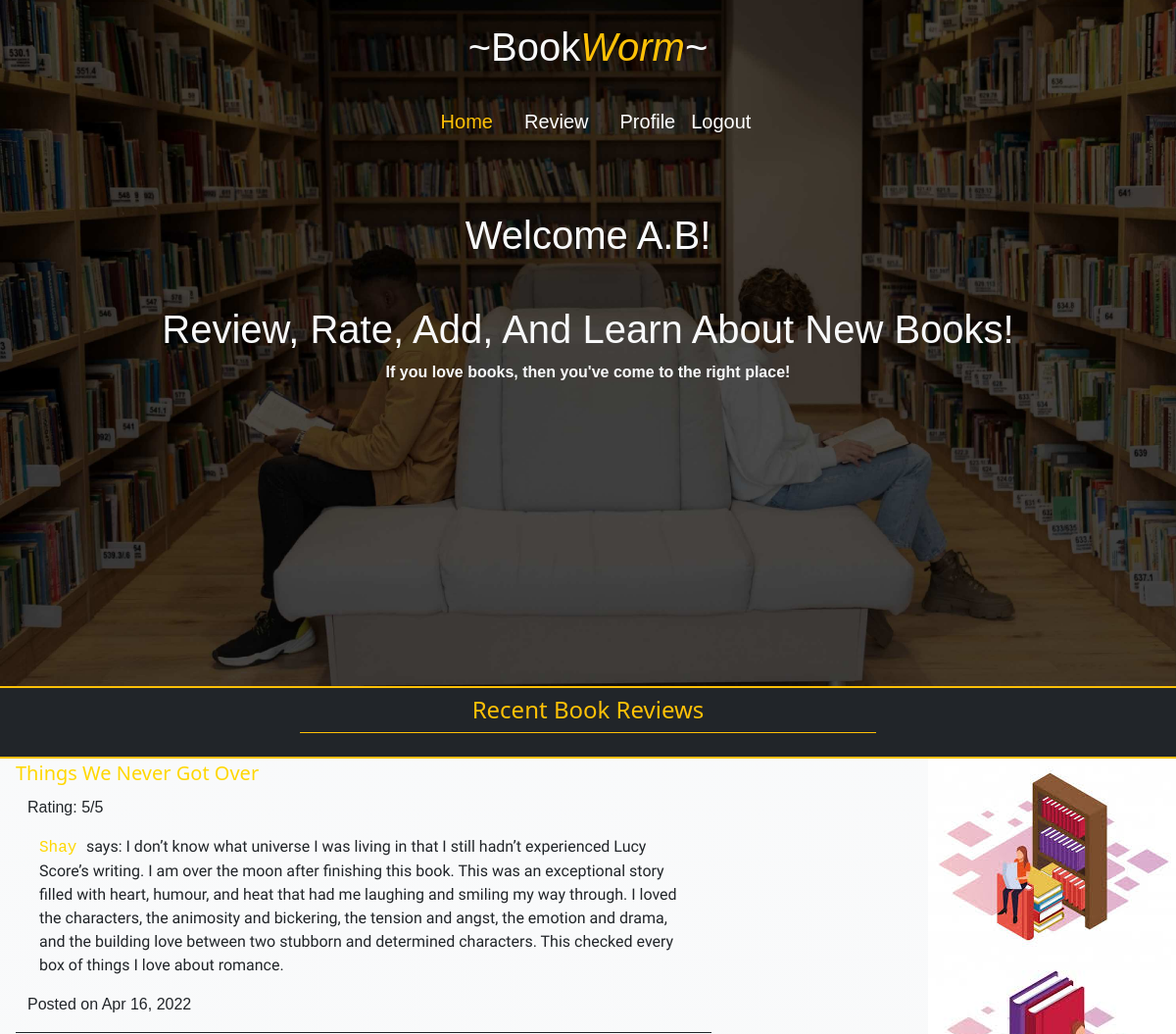
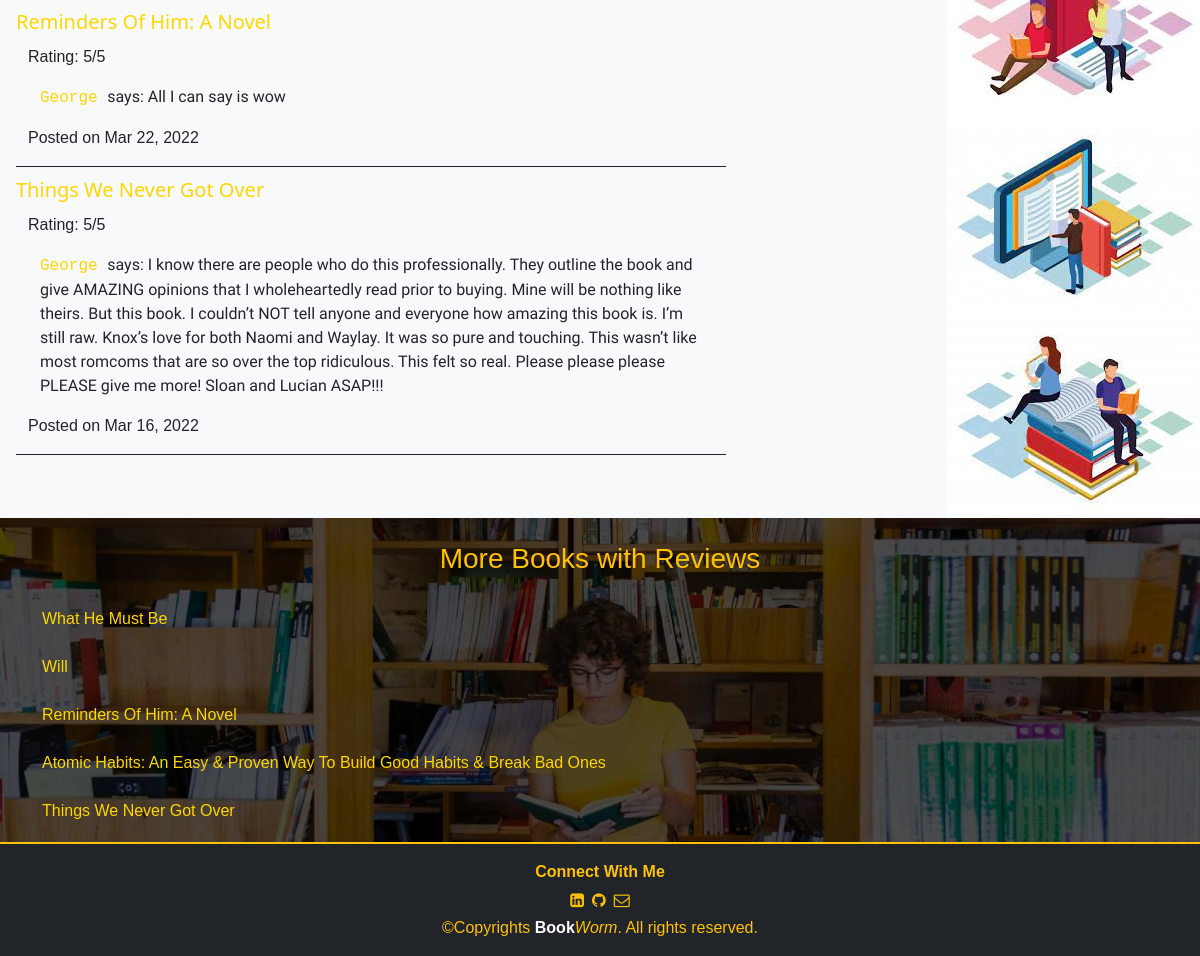
The page /books/ (signed in) on the database its author committed (2 pictures, top to bottom).
### apps/users/models.py (models this page shows)
class User(models.Model):
    name = models.CharField(max_length=255)
    alias = models.CharField(max_length=255)
    email = models.CharField(max_length=255)
    password = models.CharField(max_length=255)
    created_at = models.DateTimeField(auto_now_add=True)
    updated_at = models.DateTimeField(auto_now=True)
    objects = UserManager()

### apps/books/models.py (models this page shows)
class Review(models.Model):
    review = models.TextField()
    rating = models.IntegerField()
    user = models.ForeignKey(User, related_name='book_reviews', on_delete= CASCADE)
    book = models.ForeignKey(Book, related_name='reviews', on_delete=models.CASCADE)
    created_at = models.DateTimeField(auto_now_add=True)
    updated_at = models.DateTimeField(auto_now=True)
    objects = BookManager()

class Book(models.Model):
    title = models.CharField(max_length=255)
    author = models.TextField()
    uploaded_by = models.ForeignKey(User, related_name='uploaded_books', on_delete=models.CASCADE)
    created_at = models.DateTimeField(auto_now_add=True)
    updated_at = models.DateTimeField(auto_now=True)
    objects = BookManager()

### apps/books/views.py (the view)
# urls.py: path('', views.dashboard, name= 'dash'),
def dashboard(request):
    if 'user_id' not in request.session:
        return redirect('/')
    books = Book.objects.all()
    books_with_reviews = []
    for book in books:
        if book.reviews:
            books_with_reviews.append(book)
    context= {
        'reviews': Review.objects.all().order_by('-created_at')[:3],
        'books': books_with_reviews,
        'user': User.objects.get(id = request.session['user_id'])
    }
    return render(request, 'dashboard.html', context)

### apps/books/templates/dashboard.html (shortened to what this page needs)
<!DOCTYPE html>
<html lang="en">
<head>
    {% load static %}
    <link rel="stylesheet" href="{% static 'css/dashboard.css' %}">
    <link href="https://cdn.jsdelivr.net/npm/bootstrap@5.3.0-alpha1/dist/css/bootstrap.min.css" rel="stylesheet">
    <link rel="stylesheet" href="https://cdnjs.cloudflare.com/ajax/libs/font-awesome/4.7.0/css/font-awesome.min.css">
</head>
<body>
    <div class="container-fluid header pb-3">
        <h1 class="text-light  text-center py-4">~Book<i class="text-warning">Worm</i>~</h1>
        <nav class="navbar text-light p-2 mb-5">
                <div class="d-flex justify-content-between m-auto">
                    <h5><a class="link-warning text-decoration-none mx-3" href="/books">Home</a></h5>
                    <h5><a class="text-decoration-none mx-3" href="/books/review">Review</a></h5>
                    <h5><a class="text-decoration-none mx-3" href="/{{user.id}}">Profile</a></h5>
                    <h5><a class="text-decoration-none" href="/logout">Logout</a></h5>
                </div>
        </nav>
        <div class="container pt-3">
            <h1 class="text-center text-light">Welcome {{user.alias}}!</h1>
            <h1 class="text-center text-light mt-5">Review, Rate, Add, And Learn About New Books! </h1>
            <p class="text-center text-light"><strong> If you love books, then you've come to the right place!</strong> </p>
        </div>
    </div>
    <div class="container-fluid bg-dark border-top border-bottom border-warning border-2">
        <h4 class="m-auto text-center border-bottom border-warning py-2 w-50 mb-4 text-warning">Recent Book Reviews</h4>
    </div>
    <div class=" bg-light bg-gradient">
        <div class="d-md-flex flex-row justify-content-around">
            <div class="single_review">
                {% for review in reviews %}
                <a class="link fs-5 ms-3 text-decoration-none" href="/books/{{review.book.id}}">{{review.book.title}}</a>
                <div class=" container-md w-75 ms-3 border-bottom border-dark my-2">
                    <p >Rating: {{review.rating}}/5</p>
                    <p class="review scroll_bar container overflow-auto"><a class="link text-decoration-none font-monospace" href="/{{review.user.id}}">{{review.user.alias}} </a>says: {{review.review}}</p>
                        <p>Posted on {{review.created_at|date:'M d, Y'}}</p>
                </div>
                {% endfor %}
            </div>
            <div class="img d-flex flex-column justify justify-content-between" >
                <img src="{% static 'img/images-5.jpg' %}" alt="book">
                <img src="{% static 'img/images-7.jpg' %}" alt="book">
                <img src="{% static 'img/images-11.jpg' %}" alt="book">
                <img src="{% static 'img/images-12.jpg' %}" alt="book">
            </div>
        </div>
    </div>
    <div class="container-fluid" style="background-image: url(../static/img/wepik-2022214-125738.jpg); background-repeat: no-repeat; background-size: cover; background-blend-mode: darken; background-position:center;">
        <div class="other_reviews">
            <h3 class="text-center py-4 text-warning">More Books with Reviews</h3>
            <div class="scroll_bar container overflow-auto" style="height: 235px;">
                {% for book in books %}
                    <p class="pb-2"><a class="link text-decoration-none" href="/books/{{book.id}}">{{book.title}}</a></p>
                {% endfor %}
            </div>
        </div>
    </div>
    <footer class="p-3 bg-dark border-top border-warning border-2">
        <p class="text-center text-warning mb-0"><strong>Connect With Me</strong></p>
        <div class="d-flex justify-content-center align-items-center">
            <a class="link-warning p-1" target="_blank" rel="noopener noreferrer" href="https://www.linkedin.com/in/abomi-daba-3994a6222/">
                <i class="fa fa-linkedin-square" aria-hidden="true"></i>
            </a>
            <a class="link-warning p-1" target="_blank" rel="noopener noreferrer" href="https://github.com/AbomiDaba">
                <i class="fa fa-github" aria-hidden="true"></i>
            </a>
            <a class="link-warning p-1" target="_blank" rel="noopener noreferrer" href="mailto:abomi.daba@gmail.com">
                <i class="fa fa-envelope-o" aria-hidden="true"></i>
            </a>
        </div>
        <p class="text-center text-warning mb-0">&copy;Copyrights <strong class="text-light">Book</strong><i class="text-warning">Worm</i>. All rights reserved.</p>
    </footer>
</body>
</html>

### apps/books/static/css/dashboard.css (style rules this page uses)
.header { background-image: url(../img/wepik-2022229-132042.png); background-position: center; background-repeat: no-repeat; background-size: cover; height: 700px; animation: change 10s infinite ease-in-out; }
h1, h2, h3, p, h5 { font-family:Verdana, Geneva, Tahoma, sans-serif }
.review { font-family: 'Gaegu', cursive; font-family: 'Schoolbell', cursive; }
nav a { color: white; }
.link { color: gold; }

### rows shown on the page
User: alias "A.B"
Review: book "Things We Never Got Over", rating "5", user.alias "Shay", review "I don’t know what universe I was living in that I still hadn’t experienced Lucy Score’s writing. I am over the moon after finishing this book. This was an exceptional story filled with heart, humour, and heat that had me laughing and smiling my way through. I loved the characters, the animosity and bickering, the tension and angst, the emotion and drama, and the building love between two stubborn and determined characters. This checked every box of things I love about romance.", created_at "Apr 16, 2022"
Review: book "Reminders Of Him: A Novel", rating "5", user.alias "George", review "All I can say is wow", created_at "Mar 22, 2022"
Review: book "Things We Never Got Over", rating "5", user.alias "George", review "I know there are people who do this professionally. They outline the book and give AMAZING opinions that I wholeheartedly read prior to buying. Mine will be nothing like theirs. But this book. I couldn’t NOT tell anyone and everyone how amazing this book is. I’m still raw. Knox’s love for both Naomi and Waylay. It was so pure and touching. This wasn’t like most romcoms that are so over the top ridiculous. This felt so real. Please please please PLEASE give me more! Sloan and Lucian ASAP!!!", created_at "Mar 16, 2022"
Book: title "What He Must Be"
Book: title "Will"
Book: title "Reminders Of Him: A Novel"
Book: title "Atomic Habits: An Easy & Proven Way To Build Good Habits & Break Bad Ones"
Book: title "Things We Never Got Over"
